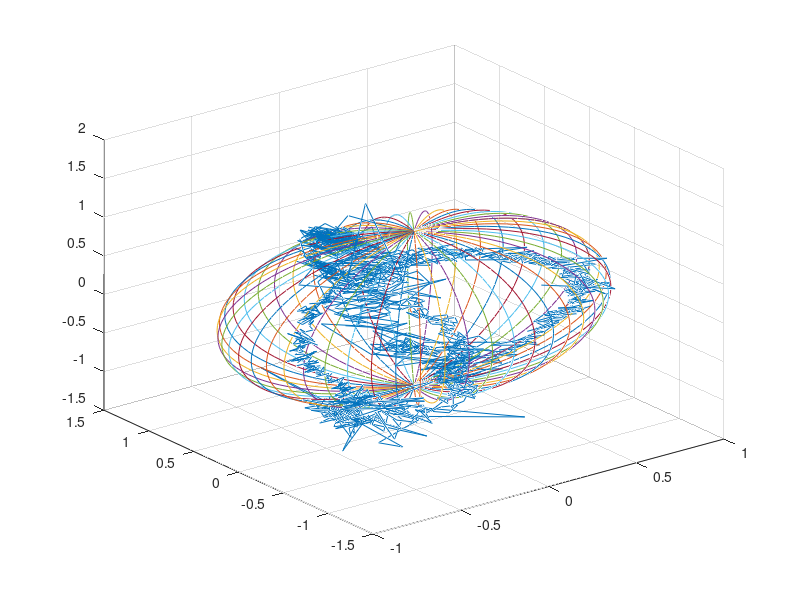

Write MATLAB code to recreate this figure.
x=[-0.68
-0.70
-0.71
-0.71
-0.71
-0.70
-0.71
-0.70
-0.71
-0.70
-0.65
-0.65
-0.65
-0.65
-0.65
-0.65
-0.65
-0.65
-0.65
-0.65
-0.65
-0.65
-0.65
-0.65
-0.65
-0.65
-0.65
-0.65
-0.65
-0.65
-0.65
-0.65
-0.65
-0.65
-0.65
-0.65
-0.65
-0.65
-0.65
-0.65
-0.65
-0.65
-0.64
-0.64
-0.65
-0.64
-0.64
-0.64
-0.64
-0.65
-0.64
-0.64
-0.64
-0.64
-0.64
-0.64
-0.64
-0.64
-0.64
-0.64
-0.64
-0.64
-0.64
-0.64
-0.64
-0.64
-0.64
-0.64
-0.64
-0.64
-0.64
-0.64
-0.64
-0.64
-0.64
-0.64
-0.64
-0.64
-0.64
-0.64
-0.64
-0.64
-0.64
-0.64
-0.64
-0.64
-0.64
-0.64
-0.63
-0.64
-0.64
-0.64
-0.63
-0.63
-0.64
-0.64
-0.64
-0.64
-0.63
-0.63
-0.64
-0.63
-0.63
-0.63
-0.63
-0.64
-0.63
-0.63
-0.89
-0.42
-0.37
-0.52
-0.65
-0.80
-0.67
-0.50
-0.59
-0.58
-0.54
-0.49
-0.54
-0.13
-0.83
-0.91
-0.56
-0.39
-0.65
-0.74
-0.47
-0.79
-0.53
-0.79
-0.61
-0.61
-0.82
-0.59
-0.70
-0.67
-0.64
-0.58
-0.71
-0.63
-0.75
-0.62
-0.61
-0.63
-0.69
-0.65
-0.85
-0.61
-0.71
-0.74
-0.79
-0.71
-0.63
-0.73
-0.69
-0.79
-0.77
-0.75
-0.73
-0.67
-0.82
-0.77
-0.72
-0.71
-0.69
-0.78
-0.76
-0.74
-0.76
-0.71
-0.78
-0.76
-0.78
-0.75
-0.73
-0.78
-0.77
-0.73
-0.81
-0.71
-0.77
-0.83
-0.70
-0.76
-0.79
-0.77
-0.75
-0.79
-0.73
-0.81
-0.81
-0.77
-0.81
-0.76
-0.84
-0.79
-0.83
-0.83
-0.81
-0.83
-0.78
-0.82
-0.79
-0.88
-0.82
-0.83
-0.87
-0.85
-0.85
-0.83
-0.80
-0.82
-0.87
-0.85
-0.85
-0.85
-0.89
-0.84
-0.91
-0.84
-0.93
-0.84
-0.89
-0.90
-0.81
-0.88
-0.88
-0.85
-0.85
-0.91
-0.88
-0.82
-0.86
-0.91
-0.90
-0.87
-0.81
-0.88
-0.88
-0.95
-0.83
-0.88
-0.84
-0.92
-0.89
-0.93
-0.80
-0.89
-0.99
-0.85
-0.81
-0.79
-0.94
-0.97
-0.86
-0.87
-0.93
-0.86
-0.88
-0.88
-0.91
-0.89
-0.85
-0.94
-0.84
-0.86
-0.89
-0.86
-0.90
-0.82
-0.86
-0.85
-0.85
-0.86
-0.91
-0.86
-0.82
-0.90
-0.81
-0.86
-0.83
-0.85
-0.88
-0.87
-0.85
-0.83
-0.83
-0.85
-0.86
-0.84
-0.83
-0.86
-0.85
-0.87
-0.83
-0.82
-0.84
-0.83
-0.84
-0.83
-0.78
-0.78
-0.76
-0.74
-0.78
-0.79
-0.71
-0.67
-0.83
-0.84
-0.72
-0.75
-0.83
-0.78
-0.72
-0.81
-0.77
-0.72
-0.76
-0.80
-0.73
-0.73
-0.75
-0.73
-0.76
-0.76
-0.70
-0.72
-0.74
-0.68
-0.75
-0.79
-0.73
-0.74
-0.78
-0.72
-0.77
-0.80
-0.74
-0.76
-0.72
-0.71
-0.74
-0.73
-0.61
-0.59
-0.67
-0.73
-0.64
-0.59
-0.69
-0.74
-0.62
-0.62
-0.67
-0.64
-0.63
-0.68
-0.67
-0.62
-0.56
-0.63
-0.64
-0.62
-0.59
-0.61
-0.67
-0.62
-0.59
-0.61
-0.65
-0.58
-0.57
-0.60
-0.59
-0.53
-0.55
-0.55
-0.56
-0.51
-0.51
-0.57
-0.55
-0.55
-0.55
-0.45
-0.36
-0.46
-0.52
-0.45
-0.39
-0.41
-0.40
-0.41
-0.46
-0.49
-0.35
-0.30
-0.45
-0.42
-0.32
-0.35
-0.37
-0.36
-0.36
-0.37
-0.38
-0.42
-0.36
-0.32
-0.39
-0.39
-0.35
-0.37
-0.36
-0.32
-0.31
-0.30
-0.36
-0.47
-0.30
-0.29
-0.24
-0.24
-0.37
-0.40
-0.22
-0.15
-0.28
-0.30
-0.22
-0.19
-0.21
-0.20
-0.20
-0.24
-0.24
-0.12
-0.07
-0.18
-0.21
-0.16
-0.18
-0.14
-0.12
-0.16
-0.19
-0.14
-0.16
-0.14
-0.10
-0.09
-0.10
-0.17
-0.14
0.03
-0.08
-0.16
-0.15
-0.10
-0.05
-0.11
-0.11
-0.08
-0.06
-0.12
-0.06
-0.09
-0.06
-0.04
0.02
0.04
0.01
-0.17
-0.05
0.16
0.05
-0.03
-0.01
0.05
0.09
0.03
-0.02
0.06
0.01
0.10
0.07
0.06
0.05
0.04
0.16
0.06
0.13
0.10
0.09
0.16
0.17
0.12
0.07
0.12
0.18
0.14
0.13
0.15
0.20
0.16
0.14
0.16
0.16
0.17
0.16
0.21
0.18
0.20
0.24
0.19
0.17
0.22
0.19
0.21
0.20
0.28
0.16
0.12
0.29
0.31
0.27
0.22
0.29
0.27
0.23
0.36
0.32
0.29
0.29
0.29
0.33
0.35
0.33
0.36
0.35
0.33
0.27
0.37
0.43
0.37
0.39
0.36
0.38
0.48
0.33
0.30
0.51
0.47
0.37
0.34
0.42
0.47
0.41
0.44
0.51
0.44
0.43
0.49
0.53
0.44
0.42
0.48
0.56
0.47
0.46
0.53
0.52
0.49
0.51
0.47
0.50
0.53
0.53
0.50
0.50
0.54
0.55
0.54
0.57
0.48
0.52
0.52
0.49
0.61
0.61
0.57
0.57
0.53
0.63
0.61
0.59
0.67
0.63
0.60
0.62
0.64
0.64
0.58
0.63
0.67
0.58
0.63
0.63
0.64
0.73
0.65
0.59
0.66
0.68
0.75
0.64
0.64
0.71
0.67
0.68
0.72
0.69
0.71
0.64
0.63
0.71
0.61
0.87
0.59
0.70
0.75
0.65
0.75
0.78
0.83
0.72
0.64
0.72
0.68
0.81
0.70
0.70
0.74
0.76
0.66
0.76
0.75
0.77
0.80
0.77
0.73
0.74
0.71
0.68
0.76
0.72
0.67
0.69
0.83
0.76
0.80
0.82
0.83
0.78
0.75
0.77
0.80
0.78
0.78
0.76
0.75
0.85
0.83
0.81
0.72
0.75
0.82
0.87
0.78
0.81
0.84
0.77
0.83
0.80
0.85
0.91
0.76
0.82
0.88
0.81
0.88
0.83
0.78
0.87
0.91
0.78
0.80
0.86
0.80
0.85
0.84
0.90
0.79
0.82
0.88
0.91
0.87
0.88
0.94
0.83
0.88
0.78
0.83
0.98
0.86
0.80
0.94
0.84
0.88
0.88
0.82
0.92
0.82
0.81
0.92
0.81
0.83
0.88
0.83
0.81
0.90
0.84
0.84
0.88
0.91
0.83
0.85
0.80
0.95
0.83
0.84
0.81
0.88
0.82
0.83
0.87
0.83
0.80
0.85
0.84
0.85
0.80
0.81
0.82
0.85
0.80
0.82
0.92
0.84
0.84
0.80
0.74
0.81
0.76
0.81
0.83
0.80
0.79
0.84
0.84
0.82
0.86
0.86
0.80
0.85
0.80
0.85
0.80
0.85
0.73
0.73
0.74
0.85
0.86
0.79
0.77
0.82
0.92
0.88
0.64
0.71
0.92
0.76
0.79
0.74
0.76
0.89
0.78
0.79
0.87
0.76
0.72
0.82
0.84
0.81
0.81
0.79
0.74
0.87
0.78
0.75
0.78
0.74
0.79
0.83
0.74
0.81
0.73
0.71
0.85
0.81
0.75
0.74
0.77
0.82
0.77
0.69
0.77
0.79
0.76
0.70
0.70
0.80
0.80
0.61
0.84
0.71
0.78
0.72
0.78
0.66
0.66
0.67
0.80
0.72
0.70
0.62
0.71
0.73
0.72
0.64
0.60
0.68
0.65
0.59
0.70
0.63
0.63
0.64
0.62
0.65
0.58
0.62
0.65
0.63
0.48
0.62
0.50
0.57
0.56
0.53
0.52
0.57
0.53
0.49
0.57
0.53
0.46
0.53
0.44
0.43
0.51
0.46
0.48
0.48
0.35
0.48
0.44
0.47
0.50
0.36
0.35
0.44
0.49
0.38
0.37
0.36
0.38
0.38
0.31
0.25
0.30
0.49
0.38
0.15
0.25
0.27
0.36
0.26
0.23
0.16
0.30
0.30
0.31
0.21
0.28
0.14
0.37
0.15
0.19
0.20
0.21
0.23
0.32
0.23
0.20
0.19
0.28
0.25
0.16
0.27
0.25
0.18
0.25
0.16
0.13
0.31
0.34
0.28
0.25
0.22
0.23
0.27
0.33
0.27
0.16
0.23
0.19
0.31
0.38
0.34
0.22
0.19
0.27
0.25
0.35
0.18
0.32
0.39
0.36
0.22
0.26
0.30
0.29
0.25
0.30
0.32
0.41
0.32
0.35
0.21
0.33
0.33
0.27
0.28
0.33
0.30
0.43
0.46
0.17
0.34
0.26
0.27
0.25
0.32
0.31
0.42
0.36
0.47
0.23
0.34
0.26
0.49
0.41
0.45
0.39
0.27
0.42
0.62
0.38
0.37
0.51
0.51
0.29
0.51
0.49
0.40
0.35
0.48
0.45
0.47
0.51
0.34
0.05
0.28
0.84
0.36
0.05
0.31
0.52
0.38
0.26
0.32
0.43
0.46
0.33
0.27
0.29
0.35
0.33
0.28
0.29
0.30
0.31
0.31
0.32
0.32
0.27
0.26
0.31
0.35
0.32
0.24
0.23
0.30
0.33
0.33
0.23
0.25
0.32
0.27
0.19
0.22
0.36
0.30
0.14
0.19
0.30
0.28
0.21
0.24
0.32
0.30
0.22
0.18
0.27
0.27
0.22
0.18
0.20
0.32
0.26
0.20
0.21
0.22
0.28
0.21
0.17
0.27
0.25
0.09
0.18
0.25
0.27
0.27
0.15
0.15
0.24
0.27
0.23
0.29
0.29
0.11
0.08
0.13
0.22
0.21
0.18
0.16
0.15
0.19
0.26
0.33
0.47
0.27
0.05
-0.01
0.06
0.23
0.34
0.23
0.08
0.15
0.25
0.17
0.08
0.12
0.24
0.30
0.20
0.06
0.09
0.23
0.30
0.24
0.16
0.08
0.11
0.23
0.32
0.26
0.07
0.03
0.22
0.35
0.23
0.03
0.03
0.25
0.37
0.24
0.05
0.03
0.19
0.34
0.34
0.16
0.02
0.12
0.27
0.22
0.09
0.07
0.17
0.28
0.26
0.16
0.08
0.11
0.20
0.25
0.22
0.17
0.15
0.14
0.14
0.16
0.16
0.18
0.19
0.16
0.12
0.11
0.16
0.17
0.12
0.06
0.08
0.17
0.21
0.16
0.08
0.06
0.12
0.15
0.15
0.10
0.04
0.06
0.14
0.15
0.04
0.00
0.05
0.11
0.10
0.06
0.06
0.11
0.11
0.06
0.02
0.05
0.08
0.06
0.05
0.06
0.08
0.06
0.04
0.04
0.05
0.08
0.05
-0.02
-0.04
0.01
0.06
0.10
0.05
-0.01
-0.02
0.06
0.08
0.03
0.01
0.03
0.05
0.02
-0.04
-0.04
0.02
0.05
0.03
0.00
-0.02
0.00
0.03
0.00
-0.01
-0.00
0.01
-0.01
-0.05
-0.04
-0.00
0.00
-0.02
-0.03
-0.03
-0.01
0.01
-0.01
-0.06
-0.06
-0.02
0.01
0.01
-0.01
-0.04
-0.05
-0.03
-0.01
-0.02
-0.03
-0.03
-0.04
-0.06
-0.06
-0.03
-0.00
-0.03
-0.01
-0.00
-0.03
-0.06
-0.05
-0.03
-0.04
-0.04
-0.01
0.00
-0.03
-0.07
-0.04
-0.01
-0.03
-0.05
-0.04
0.00
-0.02
-0.09
-0.09
-0.02
0.01
-0.04
-0.07
-0.09
-0.06
-0.01
0.02
-0.01
-0.09
-0.15
-0.10
-0.02
-0.02
-0.06
-0.10
-0.09
-0.02
-0.02
-0.10
-0.15
-0.13
-0.07
-0.03
-0.03
-0.08
-0.13
-0.16
-0.10
-0.04
-0.04
-0.10
-0.14
-0.09
-0.03
-0.08
-0.17
-0.15
-0.10
-0.11
-0.15
-0.15
-0.12
-0.12
-0.13
-0.14
-0.17
-0.17
-0.12
-0.12
-0.17
-0.17
-0.15
-0.14
-0.14
-0.14
-0.15
-0.15
-0.16
-0.16
-0.13
-0.17
-0.20
-0.18
-0.11
-0.12
-0.19
-0.25
-0.19
-0.09
-0.15
-0.25
-0.22
-0.15
-0.11
-0.15
-0.21
-0.23
-0.19
-0.16
-0.18
-0.23
-0.22
-0.16
-0.14
-0.17
-0.21
-0.24
-0.25
-0.18
-0.11
-0.15
-0.24
-0.27
-0.19
-0.16
-0.20
-0.21
-0.21
-0.22
-0.19
-0.14
-0.19
-0.29
-0.29
-0.20
-0.14
-0.17
-0.30
-0.32
-0.19
-0.09
-0.19
-0.32
-0.31
-0.21
-0.17
-0.23
-0.30
-0.29
-0.23
-0.19
-0.25
-0.35
-0.29
-0.18
-0.18
-0.27
-0.30
-0.28
-0.27
-0.27
-0.29
-0.31
-0.32
-0.29
-0.28
-0.20
-0.15
-0.27
-0.42
-0.39
-0.22
-0.17
-0.25
-0.33
-0.30
-0.27
-0.23
-0.24
-0.32
-0.40
-0.26
-0.17
-0.16
-0.24
-0.28
-0.22
-0.22
-0.32
-0.38
-0.28
-0.10
0.03
-0.11
-0.41
-0.53
-0.39
-0.19
-0.18
-0.17
-0.13
-0.15
-0.19
-0.19
-0.18
-0.19
-0.21
-0.24
-0.22
-0.16
-0.13
-0.14
-0.20
-0.26
-0.28
-0.26
-0.25
-0.25
-0.21
-0.20
-0.20
-0.23
-0.25
-0.29
-0.30
-0.27
-0.20
-0.15
-0.15
-0.20
-0.23
-0.21
-0.22
-0.23
-0.22
-0.19
-0.19
-0.20
-0.23
-0.23
-0.22
-0.21
-0.13
-0.06
-0.18
-0.33
-0.36
-0.24
-0.14
-0.12
-0.26
-0.44
-0.35
-0.15
0.04
-0.13
-0.38
-0.44
-0.49
-0.35
-0.24
-0.22
-0.43
-0.53
-0.56
-0.33
-0.12
-0.11
-0.28
-0.52
-0.53
-0.29
-0.04
-0.04
-0.12
-0.35
-0.52
-0.53
-0.38
-0.18
-0.11
-0.21
-0.40
-0.50
-0.37
-0.22
-0.27
-0.41
-0.47
-0.43
-0.29
-0.12
-0.23
-0.42
-0.64
-0.74
-0.56
-0.32
-0.30
-0.38
-0.40
-0.37
-0.27
-0.19
-0.07
-0.18
-0.36
-0.44
-0.74
-0.49
0.16
0.44
-0.12
-0.55
-0.48
-0.21
-0.06
-0.25
-0.40
-0.44
-0.45
-0.38
-0.30
-0.38
-0.46
-0.48
-0.47
-0.48
-0.47
-0.37
-0.28
-0.29
-0.34
-0.40
-0.28
-0.21
-0.43
-0.54
-0.39
-0.35
-0.43
-0.50
-0.42
-0.15
-0.17
-0.52
-0.55
-0.27
-0.10
-0.34
-0.55
-0.45
-0.25
-0.21
-0.29
-0.44
-0.46
-0.32
-0.27
-0.31
-0.38
-0.46
-0.42
-0.26
-0.26
-0.38
-0.44
-0.34
-0.26
-0.29
-0.35
-0.30
-0.26
-0.31
-0.33
-0.26
-0.26
-0.33
-0.33
-0.25
-0.20
-0.31
-0.35
-0.31
-0.20
-0.15
-0.22
-0.29
-0.31
-0.25
-0.20
-0.20
-0.24
-0.25
-0.25
-0.23
-0.21
-0.21
-0.24
-0.20
-0.20
-0.20
-0.21
-0.23
-0.21
-0.17
-0.18
-0.22
-0.27
-0.23
-0.15
-0.17
-0.19
-0.24
-0.17
-0.07
-0.07
-0.19
-0.21
-0.15
-0.23
-0.24
-0.16
-0.13
-0.20
-0.17
-0.21
-0.25
-0.17
-0.12
-0.25
-0.27
-0.21
-0.19
-0.28
-0.22
-0.14
-0.22
-0.30
-0.27
-0.30
-0.28
-0.15
-0.18
-0.28
-0.32
-0.24
-0.16
-0.19
-0.31
-0.34
-0.18
-0.17
-0.27
-0.27
-0.24
-0.22
-0.28
-0.32
-0.24
-0.16
-0.21
-0.27
-0.24
-0.22
-0.19
-0.16
-0.18
-0.20
-0.22
-0.17
-0.12
-0.13
-0.17
-0.24
-0.20
-0.12
-0.10
-0.22
-0.24
-0.15
-0.09
-0.15
-0.15
-0.15
-0.15
-0.18
-0.20
-0.18
-0.15
-0.19
-0.22
-0.14
-0.09
-0.14
-0.16
-0.15
-0.18
-0.18
-0.12
-0.14
-0.13
-0.15
-0.21
-0.21
-0.15
-0.17
-0.17
-0.16
-0.18
-0.21
-0.15
-0.13
-0.15
-0.21
-0.18
-0.09
-0.12
-0.22
-0.21
-0.13
-0.16
-0.22
-0.19
-0.14
-0.25
-0.32
-0.20
-0.12
-0.21
-0.29
-0.27
-0.25
-0.28
-0.28
-0.30
-0.31
-0.24
-0.40
-0.34
-0.30
-0.26
-0.31
-0.36
-0.32
0.12
-0.30
-0.41
-0.20
-0.23
-0.41
-0.31
-0.30
-0.36
-0.33
-0.31
-0.31
-0.39
-0.43
-0.35
-0.27
-0.39
-0.49
-0.43
-0.31
-0.38
-0.52
-0.33
-0.27
-0.51
-0.51
-0.37
-0.35
-0.46
-0.44
-0.41
-0.37
-0.41
-0.50
-0.50
-0.38
-0.40
-0.45
-0.43
-0.43
-0.43
-0.43
-0.47
-0.46
-0.43
-0.29
-0.51
-0.44
-0.37
-0.74
-0.46
-0.44
-0.46
-0.44
-0.47
-0.54
-0.52
-0.50
-0.50
-0.47
-0.46
-0.45
-0.59
-0.48
-0.42
-0.48
-0.50
-0.46
-0.54
-0.45
-0.49
-0.46
-0.48
-0.49
-0.46
-0.49
-0.47
-0.51
-0.59
-0.53
-0.45
-0.46
-0.59
-0.64
-0.58
-0.49
-0.56
-0.51
-0.42
-0.48
-0.45
-0.46
-0.46
-0.57
-0.54
-0.20
-0.40
-0.63
-0.44
-0.35
-0.54
-0.46
-0.41
-0.47
-0.42
-0.44
-0.52
-0.44
-0.44
-0.47
-0.46
-0.54
-0.51
-0.37
-0.45
-0.53
-0.42
-0.40
-0.42
-0.50
-0.52
-0.39
-0.44
-0.50
-0.48
-0.42
-0.47
-0.48
-0.47
-0.43
-0.45
-0.44
-0.42
-0.45
-0.39
-0.54
-0.45
-0.40
-0.35
-0.44
-0.53
-0.31
-0.46
-0.42
-0.30
-0.47
-0.50
-0.29
-0.41
-0.45
-0.41
-0.41
-0.32
-0.40
-0.43
-0.42
-0.43
-0.28
-0.37
-0.46
-0.37
-0.37
-0.46
-0.39
-0.37
-0.41
-0.42
-0.42
-0.40
-0.35
-0.39
-0.43
-0.42
-0.36
-0.32
-0.42
-0.41
-0.37
-0.33
-0.43
-0.44
-0.38
-0.34
-0.38
-0.43
-0.38
-0.33
-0.40
-0.40
-0.35
-0.40
-0.44
-0.33
-0.38
-0.41
-0.40
-0.45
-0.35
-0.31
-0.47
-0.37
-0.30
-0.45
-0.36
-0.34
-0.39
-0.39
-0.35
-0.40
-0.40
-0.36
-0.38
-0.41
-0.36
-0.38
-0.40
-0.39
-0.37
-0.38
-0.38
-0.37
-0.41
-0.40
-0.36
-0.41
-0.43
-0.35
-0.39
-0.42
-0.35
-0.40
-0.38
-0.36
-0.43
-0.37
-0.38
-0.37
-0.39
-0.40
-0.41
-0.38
-0.38
-0.37
-0.43
-0.44
-0.45
-0.36
-0.39
-0.53
-0.37
-0.25
-0.31
-0.49
-0.46
-0.28
-0.25
-0.52
-0.45
-0.32
-0.39
-0.50
-0.43
-0.33
-0.39
-0.45
-0.37
-0.40
-0.46
-0.40
-0.39
-0.43
-0.40
-0.41
-0.46
-0.43
-0.36
-0.41
-0.40
-0.38
-0.36
-0.40
-0.44
-0.45
-0.38
-0.39
-0.42
-0.48
-0.49
-0.34
-0.36
-0.46
-0.38
-0.45
-0.52
-0.48
-0.34
-0.48
-0.61
-0.34
-0.36
-0.54
-0.45
-0.41
-0.41
-0.48
-0.47
-0.44
-0.49
-0.47
-0.46
-0.49
-0.46
-0.43
-0.45
-0.44
-0.41
-0.43
-0.47
-0.43
-0.41
-0.52
-0.43
-0.34
-0.37
-0.48
-0.48
-0.37
-0.42
-0.49
-0.51
-0.47
-0.52
-0.38
-0.29
-0.45
-0.58];
z=[ -0.42
 -0.43
 -0.42
 -0.43
 -0.43
 -0.43
 -0.42
 -0.43
 -0.43
 -0.44
 -0.44
 -0.44
 -0.44
 -0.44
 -0.44
 -0.45
 -0.44
 -0.44
 -0.44
 -0.44
 -0.44
 -0.44
 -0.44
 -0.44
 -0.44
 -0.44
 -0.44
 -0.44
 -0.44
 -0.44
 -0.44
 -0.44
 -0.44
 -0.44
 -0.44
 -0.44
 -0.44
 -0.44
 -0.44
 -0.44
 -0.45
 -0.44
 -0.44
 -0.44
 -0.44
 -0.45
 -0.44
 -0.43
 -0.44
 -0.45
 -0.44
 -0.44
 -0.44
 -0.44
 -0.44
 -0.44
 -0.44
 -0.46
 -0.43
 -0.43
 -0.43
 -0.45
 -0.45
 -0.43
 -0.43
 -0.45
 -0.44
 -0.44
 -0.44
 -0.44
 -0.45
 -0.44
 -0.43
 -0.44
 -0.45
 -0.45
 -0.44
 -0.44
 -0.44
 -0.45
 -0.44
 -0.45
 -0.46
 -0.45
 -0.44
 -0.44
 -0.45
 -0.45
 -0.44
 -0.44
 -0.44
 -0.45
 -0.46
 -0.45
 -0.44
 -0.44
 -0.44
 -0.45
 -0.44
 -0.44
 -0.44
 -0.45
 -0.45
 -0.44
 -0.44
 -0.44
 -0.44
 -0.44
 -0.48
 -0.55
 -0.52
 -0.45
 -0.44
 -0.38
 -0.43
 -0.47
 -0.44
 -0.37
 -0.55
 -0.44
 -0.43
 -0.61
 -0.37
 -0.33
 -0.53
 -0.45
 -0.45
 -0.40
 -0.56
 -0.43
 -0.47
 -0.38
 -0.46
 -0.45
 -0.40
 -0.40
 -0.40
 -0.37
 -0.36
 -0.40
 -0.34
 -0.25
 -0.34
 -0.39
 -0.31
 -0.31
 -0.33
 -0.37
 -0.31
 -0.38
 -0.33
 -0.34
 -0.31
 -0.32
 -0.29
 -0.27
 -0.28
 -0.29
 -0.30
 -0.26
 -0.23
 -0.25
 -0.23
 -0.27
 -0.28
 -0.25
 -0.24
 -0.22
 -0.27
 -0.23
 -0.23
 -0.21
 -0.22
 -0.18
 -0.21
 -0.21
 -0.23
 -0.18
 -0.21
 -0.21
 -0.16
 -0.17
 -0.18
 -0.15
 -0.18
 -0.15
 -0.14
 -0.14
 -0.13
 -0.13
 -0.09
 -0.09
 -0.11
 -0.09
 -0.08
 -0.10
 -0.08
 -0.07
 -0.07
 -0.05
 -0.05
 -0.05
 -0.03
 -0.04
 -0.03
 -0.00
 0.00
 -0.02
 0.02
 0.01
 0.02
 0.01
 0.04
 0.01
 0.06
 0.05
 0.03
 0.04
 0.06
 0.05
 0.05
 0.05
 0.07
 0.06
 0.07
 0.08
 0.05
 0.08
 0.07
 0.06
 0.07
 0.12
 0.10
 0.10
 0.11
 0.11
 0.11
 0.10
 0.10
 0.12
 0.13
 0.14
 0.11
 0.14
 0.16
 0.16
 0.17
 0.15
 0.16
 0.20
 0.20
 0.14
 0.18
 0.18
 0.21
 0.21
 0.17
 0.20
 0.24
 0.22
 0.25
 0.27
 0.25
 0.24
 0.24
 0.27
 0.27
 0.27
 0.29
 0.29
 0.30
 0.29
 0.32
 0.30
 0.32
 0.35
 0.33
 0.31
 0.32
 0.42
 0.30
 0.34
 0.33
 0.33
 0.37
 0.37
 0.36
 0.33
 0.36
 0.36
 0.37
 0.38
 0.39
 0.41
 0.41
 0.43
 0.36
 0.38
 0.43
 0.43
 0.45
 0.43
 0.42
 0.45
 0.45
 0.48
 0.47
 0.48
 0.50
 0.51
 0.51
 0.53
 0.52
 0.52
 0.53
 0.52
 0.52
 0.54
 0.52
 0.54
 0.53
 0.54
 0.56
 0.56
 0.58
 0.55
 0.57
 0.55
 0.55
 0.54
 0.57
 0.58
 0.57
 0.59
 0.59
 0.58
 0.60
 0.59
 0.60
 0.60
 0.62
 0.62
 0.60
 0.62
 0.61
 0.61
 0.62
 0.59
 0.63
 0.63
 0.62
 0.64
 0.66
 0.67
 0.63
 0.63
 0.63
 0.60
 0.66
 0.67
 0.65
 0.66
 0.64
 0.70
 0.65
 0.68
 0.67
 0.67
 0.72
 0.68
 0.70
 0.72
 0.72
 0.71
 0.67
 0.74
 0.74
 0.71
 0.73
 0.70
 0.71
 0.73
 0.73
 0.74
 0.76
 0.75
 0.76
 0.74
 0.75
 0.76
 0.76
 0.76
 0.73
 0.73
 0.74
 0.82
 0.75
 0.78
 0.78
 0.80
 0.77
 0.78
 0.81
 0.81
 0.81
 0.81
 0.80
 0.82
 0.82
 0.83
 0.82
 0.80
 0.83
 0.83
 0.80
 0.82
 0.83
 0.83
 0.82
 0.82
 0.81
 0.83
 0.81
 0.81
 0.82
 0.83
 0.81
 0.83
 0.84
 0.79
 0.87
 0.85
 0.83
 0.84
 0.82
 0.82
 0.84
 0.79
 0.83
 0.82
 0.82
 0.84
 0.84
 0.81
 0.83
 0.84
 0.84
 0.83
 0.82
 0.83
 0.83
 0.85
 0.86
 0.86
 0.82
 0.84
 0.88
 0.86
 0.88
 0.87
 0.83
 0.84
 0.85
 0.86
 0.87
 0.86
 0.83
 0.70
 0.76
 0.87
 0.70
 0.80
 0.69
 0.70
 0.83
 0.78
 0.83
 0.81
 0.78
 0.86
 0.83
 0.81
 0.81
 0.80
 0.84
 0.81
 0.79
 0.78
 0.83
 0.82
 0.78
 0.81
 0.78
 0.81
 0.82
 0.78
 0.79
 0.76
 0.80
 0.78
 0.82
 0.80
 0.78
 0.79
 0.79
 0.80
 0.79
 0.80
 0.78
 0.80
 0.79
 0.78
 0.77
 0.77
 0.77
 0.79
 0.77
 0.76
 0.74
 0.77
 0.77
 0.74
 0.76
 0.74
 0.73
 0.74
 0.72
 0.73
 0.71
 0.70
 0.72
 0.70
 0.70
 0.71
 0.69
 0.68
 0.69
 0.68
 0.68
 0.67
 0.66
 0.65
 0.67
 0.65
 0.65
 0.66
 0.65
 0.67
 0.63
 0.63
 0.65
 0.65
 0.62
 0.63
 0.62
 0.63
 0.60
 0.61
 0.59
 0.58
 0.60
 0.62
 0.61
 0.60
 0.57
 0.59
 0.56
 0.59
 0.54
 0.55
 0.53
 0.54
 0.56
 0.53
 0.54
 0.55
 0.52
 0.53
 0.54
 0.53
 0.52
 0.51
 0.52
 0.53
 0.50
 0.51
 0.49
 0.48
 0.47
 0.47
 0.47
 0.47
 0.47
 0.48
 0.44
 0.44
 0.43
 0.42
 0.43
 0.45
 0.45
 0.43
 0.44
 0.44
 0.40
 0.41
 0.41
 0.40
 0.39
 0.37
 0.37
 0.39
 0.39
 0.37
 0.37
 0.35
 0.39
 0.38
 0.36
 0.36
 0.37
 0.37
 0.39
 0.38
 0.38
 0.36
 0.35
 0.34
 0.33
 0.35
 0.36
 0.33
 0.29
 0.29
 0.30
 0.25
 0.31
 0.28
 0.24
 0.24
 0.21
 0.26
 0.21
 0.23
 0.20
 0.22
 0.20
 0.22
 0.19
 0.20
 0.19
 0.19
 0.19
 0.14
 0.18
 0.14
 0.14
 0.14
 0.21
 0.13
 -0.08
 0.08
 0.14
 0.11
 0.09
 0.11
 0.08
 0.06
 0.07
 0.07
 0.07
 0.05
 0.04
 0.04
 0.03
 -0.07
 -0.01
 0.09
 -0.04
 -0.01
 0.01
 -0.04
 0.01
 -0.03
 -0.02
 -0.04
 -0.03
 -0.04
 -0.01
 -0.04
 -0.08
 -0.07
 -0.06
 -0.06
 -0.07
 -0.08
 -0.06
 -0.06
 -0.09
 -0.09
 -0.09
 -0.08
 -0.07
 -0.09
 -0.10
 -0.12
 -0.12
 -0.15
 -0.12
 -0.13
 -0.14
 -0.14
 -0.15
 -0.14
 -0.17
 -0.19
 -0.15
 -0.17
 -0.17
 -0.17
 -0.20
 -0.20
 -0.21
 -0.20
 -0.20
 -0.23
 -0.22
 -0.22
 -0.24
 -0.24
 -0.26
 -0.26
 -0.26
 -0.25
 -0.28
 -0.29
 -0.26
 -0.28
 -0.29
 -0.29
 -0.28
 -0.29
 -0.30
 -0.31
 -0.30
 -0.31
 -0.33
 -0.33
 -0.30
 -0.31
 -0.32
 -0.33
 -0.31
 -0.32
 -0.33
 -0.34
 -0.32
 -0.32
 -0.31
 -0.35
 -0.35
 -0.34
 -0.34
 -0.37
 -0.36
 -0.36
 -0.36
 -0.37
 -0.39
 -0.39
 -0.39
 -0.41
 -0.39
 -0.44
 -0.45
 -0.42
 -0.43
 -0.45
 -0.44
 -0.47
 -0.44
 -0.46
 -0.44
 -0.47
 -0.47
 -0.42
 -0.46
 -0.48
 -0.47
 -0.47
 -0.44
 -0.48
 -0.52
 -0.49
 -0.48
 -0.46
 -0.49
 -0.50
 -0.51
 -0.51
 -0.51
 -0.52
 -0.54
 -0.52
 -0.54
 -0.53
 -0.54
 -0.54
 -0.53
 -0.56
 -0.55
 -0.54
 -0.53
 -0.54
 -0.56
 -0.56
 -0.56
 -0.56
 -0.55
 -0.57
 -0.59
 -0.58
 -0.56
 -0.58
 -0.59
 -0.59
 -0.59
 -0.57
 -0.58
 -0.59
 -0.59
 -0.55
 -0.61
 -0.61
 -0.61
 -0.62
 -0.64
 -0.63
 -0.63
 -0.63
 -0.68
 -0.66
 -0.67
 -0.67
 -0.67
 -0.68
 -0.68
 -0.71
 -0.73
 -0.73
 -0.72
 -0.73
 -0.75
 -0.72
 -0.76
 -0.77
 -0.75
 -0.77
 -0.77
 -0.77
 -0.80
 -0.79
 -0.79
 -0.85
 -0.85
 -0.81
 -0.80
 -0.81
 -0.81
 -0.83
 -0.86
 -0.86
 -0.86
 -0.88
 -0.88
 -0.87
 -0.88
 -0.91
 -0.92
 -0.90
 -0.90
 -0.95
 -0.94
 -0.91
 -0.92
 -0.99
 -0.98
 -0.94
 -0.92
 -0.96
 -1.00
 -1.00
 -0.99
 -0.98
 -0.94
 -0.96
 -1.01
 -1.02
 -1.00
 -1.00
 -0.99
 -1.02
 -1.01
 -1.00
 -1.01
 -1.06
 -1.05
 -1.01
 -1.04
 -1.04
 -1.08
 -1.03
 -1.05
 -1.03
 -1.05
 -1.09
 -1.04
 -1.04
 -1.10
 -1.04
 -1.04
 -1.08
 -1.11
 -1.09
 -1.06
 -1.06
 -1.09
 -1.09
 -1.11
 -1.07
 -1.09
 -1.09
 -1.08
 -1.11
 -1.09
 -1.05
 -1.08
 -1.04
 -1.03
 -1.07
 -1.11
 -1.07
 -1.08
 -1.05
 -1.04
 -1.10
 -1.06
 -1.06
 -1.04
 -1.02
 -1.01
 -1.05
 -1.03
 -1.05
 -1.09
 -1.02
 -1.05
 -1.01
 -1.06
 -1.05
 -1.02
 -1.00
 -1.03
 -1.09
 -1.05
 -1.03
 -1.04
 -1.01
 -1.07
 -1.02
 -1.03
 -1.03
 -1.01
 -1.01
 -0.99
 -0.98
 -0.99
 -1.00
 -1.05
 -1.05
 -1.01
 -1.08
 -1.03
 -1.01
 -0.98
 -1.04
 -1.01
 -1.03
 -1.02
 -1.03
 -1.20
 -1.04
 -1.00
 -0.98
 -1.12
 -1.01
 -1.00
 -0.99
 -0.97
 -0.88
 -0.96
 -1.03
 -0.96
 -0.93
 -0.95
 -0.93
 -0.88
 -0.95
 -0.95
 -0.99
 -0.96
 -0.96
 -0.93
 -0.90
 -0.98
 -0.96
 -0.91
 -0.98
 -1.10
 -0.97
 -0.94
 -0.97
 -0.98
 -0.95
 -0.92
 -0.96
 -1.00
 -0.97
 -0.92
 -0.92
 -0.98
 -0.99
 -1.01
 -0.99
 -0.99
 -0.96
 -0.97
 -0.99
 -1.01
 -0.98
 -0.91
 -0.96
 -0.97
 -0.97
 -0.97
 -0.96
 -0.97
 -1.01
 -0.96
 -0.95
 -0.98
 -0.97
 -0.97
 -0.95
 -0.96
 -0.95
 -0.98
 -0.94
 -0.94
 -0.95
 -0.92
 -0.92
 -0.96
 -0.95
 -0.95
 -0.92
 -0.98
 -0.89
 -0.99
 -0.92
 -0.95
 -0.96
 -0.86
 -1.01
 -0.97
 -0.93
 -0.98
 -0.94
 -0.88
 -0.91
 -1.03
 -0.91
 -0.91
 -0.91
 -0.93
 -0.96
 -0.94
 -0.94
 -0.92
 -0.94
 -0.95
 -0.94
 -0.92
 -0.92
 -0.94
 -0.90
 -0.88
 -0.90
 -0.92
 -0.90
 -0.92
 -0.96
 -0.94
 -0.91
 -0.91
 -0.90
 -1.02
 -0.94
 -0.83
 -0.83
 -0.87
 -0.81
 -0.79
 -0.77
 -0.76
 -0.78
 -0.77
 -0.70
 -0.63
 -0.69
 -0.75
 -0.76
 -0.69
 -0.66
 -0.66
 -0.70
 -0.73
 -0.68
 -0.63
 -0.67
 -0.67
 -0.65
 -0.67
 -0.62
 -0.61
 -0.59
 -0.59
 -0.59
 -0.57
 -0.56
 -0.56
 -0.59
 -0.61
 -0.59
 -0.53
 -0.51
 -0.54
 -0.55
 -0.56
 -0.50
 -0.45
 -0.46
 -0.44
 -0.46
 -0.43
 -0.37
 -0.45
 -0.46
 -0.45
 -0.40
 -0.36
 -0.35
 -0.39
 -0.36
 -0.34
 -0.34
 -0.32
 -0.31
 -0.32
 -0.32
 -0.32
 -0.31
 -0.33
 -0.34
 -0.29
 -0.29
 -0.28
 -0.29
 -0.27
 -0.26
 -0.26
 -0.24
 -0.28
 -0.29
 -0.22
 -0.22
 -0.25
 -0.24
 -0.20
 -0.26
 -0.26
 -0.23
 -0.18
 -0.18
 -0.19
 -0.16
 -0.19
 -0.18
 -0.16
 -0.15
 -0.19
 -0.17
 -0.17
 -0.17
 -0.16
 -0.14
 -0.13
 -0.15
 -0.13
 -0.15
 -0.15
 -0.14
 -0.13
 -0.06
 -0.08
 -0.13
 -0.10
 -0.10
 -0.06
 -0.05
 -0.05
 -0.09
 -0.12
 -0.04
 -0.05
 -0.08
 -0.08
 -0.03
 -0.04
 -0.04
 -0.10
 -0.06
 0.02
 0.00
 -0.01
 -0.02
 -0.02
 -0.01
 0.00
 -0.04
 -0.02
 0.03
 0.04
 0.04
 0.03
 0.06
 0.11
 0.09
 0.06
 0.03
 0.04
 0.06
 0.13
 0.10
 0.03
 0.06
 0.11
 0.11
 0.13
 0.12
 0.12
 0.13
 0.12
 0.14
 0.15
 0.18
 0.18
 0.14
 0.16
 0.17
 0.20
 0.19
 0.15
 0.16
 0.18
 0.20
 0.23
 0.29
 0.29
 0.29
 0.28
 0.30
 0.29
 0.27
 0.32
 0.39
 0.34
 0.32
 0.35
 0.39
 0.36
 0.28
 0.35
 0.39
 0.37
 0.34
 0.37
 0.39
 0.35
 0.36
 0.39
 0.41
 0.41
 0.40
 0.40
 0.42
 0.47
 0.46
 0.43
 0.44
 0.50
 0.51
 0.44
 0.48
 0.53
 0.53
 0.51
 0.52
 0.52
 0.51
 0.51
 0.53
 0.58
 0.57
 0.53
 0.57
 0.57
 0.55
 0.57
 0.56
 0.56
 0.60
 0.58
 0.59
 0.60
 0.62
 0.60
 0.61
 0.65
 0.63
 0.61
 0.64
 0.66
 0.64
 0.62
 0.66
 0.67
 0.64
 0.66
 0.68
 0.67
 0.66
 0.68
 0.68
 0.71
 0.68
 0.71
 0.74
 0.74
 0.69
 0.71
 0.76
 0.79
 0.77
 0.73
 0.76
 0.79
 0.74
 0.76
 0.77
 0.76
 0.72
 0.79
 0.78
 0.78
 0.80
 0.83
 0.85
 0.80
 0.78
 0.80
 0.80
 0.82
 0.83
 0.80
 0.78
 0.80
 0.85
 0.83
 0.80
 0.85
 0.87
 0.83
 0.81
 0.84
 0.84
 0.79
 0.80
 0.84
 0.88
 0.86
 0.82
 0.80
 0.84
 0.86
 0.83
 0.84
 0.85
 0.83
 0.83
 0.87
 0.85
 0.85
 0.86
 0.84
 0.86
 0.84
 0.82
 0.86
 0.85
 0.84
 0.87
 0.87
 0.82
 0.85
 0.88
 0.85
 0.84
 0.88
 0.85
 0.86
 0.91
 0.84
 0.80
 0.86
 0.90
 0.86
 0.84
 0.80
 0.88
 0.85
 0.85
 0.86
 0.86
 0.85
 0.91
 0.90
 0.86
 0.88
 0.92
 0.89
 0.86
 0.85
 0.85
 0.89
 0.84
 0.89
 0.86
 0.98
 0.87
 0.88
 0.87
 0.88
 0.87
 0.89
 0.85
 0.84
 0.84
 0.87
 0.87
 0.87
 0.86
 0.84
 0.84
 0.84
 0.87
 0.88
 0.88
 0.88
 0.88
 0.88
 0.86
 0.87
 0.89
 0.86
 0.85
 0.88
 0.88
 0.84
 0.86
 0.86
 0.88
 0.87
 0.85
 0.87
 0.74
 0.89
 0.91
 0.84
 0.92
 0.87
 0.88
 0.87
 0.88
 0.85
 0.85
 0.89
 0.88
 0.87
 0.83
 0.91
 0.76
 0.86
 0.91
 0.89
 0.84
 0.80
 0.84
 0.88
 0.89
 0.86
 0.85
 0.85
 0.86
 0.71
 0.85
 0.87
 0.87
 0.84
 0.88
 0.87
 0.91
 0.85
 0.86
 0.87
 0.85
 0.86
 0.90
 0.83
 0.82
 0.80
 0.85
 0.82
 0.84
 0.83
 0.81
 0.83
 0.85
 0.81
 0.83
 0.83
 0.79
 0.81
 0.80
 0.80
 0.80
 0.78
 0.80
 0.62
 0.75
 0.88
 0.84
 0.82
 0.78
 0.84
 0.84
 0.82
 0.84
 0.80
 0.82
 0.82
 0.81
 0.78
 0.88
 0.74
 0.85
 0.72
 0.74
 0.74
 0.79
 0.86
 0.94
 0.88
 0.77
 0.84
 0.89
 0.83
 0.82
 0.80
 0.77
 0.75
 0.77
 0.77
 0.78
 0.76
 0.75
 0.77
 0.77
 0.77
 0.72
 0.73
 0.70
 0.72
 0.81
 0.78
 0.72
 0.86
 1.79
 0.78
 0.66
 0.68
 0.79
 0.75
 0.67
 0.66
 0.74
 0.66
 0.69
 0.63
 0.63
 0.65
 0.61
 0.66
 0.68
 0.61
 0.56
 0.59
 0.61
 0.61
 0.61
 0.60
 0.57
 0.61
 0.63
 0.58
 0.60
 0.56
 0.51
 0.49
 0.53
 0.51
 0.50
 0.49
 0.50
 0.50
 0.52
 0.45
 0.45
 0.42
 0.49
 0.47
 0.41
 0.38
 0.38
 0.44
 0.42
 0.38
 0.40
 0.35
 0.35
 0.36
 0.35
 0.31
 0.31
 0.34
 0.32
 0.32
 0.29
 0.26
 0.26
 0.29
 0.24
 0.25
 0.23
 0.24
 0.27
 0.24
 0.23
 0.21
 0.22
 0.18
 0.16
 0.13
 0.15
 0.16
 0.12
 0.17
 0.15
 0.14
 0.06
 0.11
 0.12
 0.07
 0.07
 0.05
 0.04
 0.02
 0.03
 0.04
 -0.03
 -0.03
 -0.02
 -0.01
 -0.07
 -0.06
 -0.07
 -0.09
 -0.09
 -0.13
 -0.14
 -0.14
 -0.13
 -0.16
 -0.17
 -0.18
 -0.18
 -0.17
 -0.21
 -0.21
 -0.21
 -0.25
 -0.23
 -0.28
 -0.30
 -0.29
 -0.27
 -0.28
 -0.29
 -0.32
 -0.35
 -0.36
 -0.33
 -0.32
 -0.34
 -0.42
 -0.37
 -0.38
 -0.41
 -0.39
 -0.39
 -0.41
 -0.44
 -0.42
 -0.47
 -0.47
 -0.41
 -0.43
 -0.49
 -0.46
 -0.52
 -0.54
 -0.52
 -0.50
 -0.50
 -0.52
 -0.47
 -0.51
 -0.46
 -0.48
 -0.55
 -0.55
 -0.53
 -0.54
 -0.55
 -0.56
 -0.57
 -0.51
 -0.54
 -0.58
 -0.53
 -0.54
 -0.53
 -0.55
 -0.59
 -0.58
 -0.57
 -0.55
 -0.56
 -0.59
 -0.62
 -0.57
 -0.57
 -0.58
 -0.67
 -0.70
 -0.68
 -0.71
 -0.67
 -0.68
 -0.65
 -0.71
 -0.73
 -0.73
 -0.75
 -0.78
 -0.79
 -0.79
 -0.77
 -0.79
 -0.80
 -0.80
 -0.81
 -0.80
 -0.80
 -0.81
 -0.77
 -0.81
 -0.78
 -0.83
 -0.81
 -0.80
 -0.82
 -0.94
 -0.83
 -0.85
 -0.86
 -0.86
 -0.81
 -0.81
 -0.88
 -0.87
 -0.88
 -0.86
 -0.90
 -0.84
 -0.83
 -0.87
 -0.91
 -0.90
 -0.85
 -0.92
 -0.94
 -0.87
 -0.94
 -0.96
 -0.93
 -0.90
 -0.92
 -0.93
 -0.94
 -0.91
 -0.95
 -0.96
 -1.00
 -0.96
 -0.94
 -0.95
 -0.98
 -0.99
 -0.96
 -0.97
 -0.97
 -0.98
 -0.97
 -0.97
 -0.99
 -0.99
 -1.09
 -0.97
 -1.01
 -1.03
 -1.04
 -0.99
 -0.99
 -0.99
 -1.01
 -0.97
 -0.98
 -0.99
 -1.00
 -0.95
 -0.97
 -0.98
 -0.98
 -0.91
 -0.96
 -1.03
 -0.98
 -0.94
 -0.97
 -0.94
 -0.99
 -0.96
 -0.97
 -0.96
 -0.96
 -0.98
 -0.97
 -0.94
 -0.97
 -1.04
 -0.93
 -0.98
 -0.91
 -0.95
 -0.98
 -0.96
 -1.00
 -1.05
 -0.99
 -1.01
 -0.98
 -1.00
 -0.99
 -0.91
 -0.91
 -1.05
 -1.08
 -0.96
 -0.96
 -1.02
 -0.99
 -0.97
 -0.99
 -0.99
 -1.00
 -1.01
 -1.03
 -1.01
 -1.00
 -1.00
 -1.03
 -1.01
 -0.99
 -1.06
 -1.04
 -1.05
 -1.06
 -1.07
 -1.07
 -1.04
 -1.01
 -1.05
 -1.06
 -1.07
 -1.06
 -1.08
 -1.09
 -1.08
 -1.04
 -1.05
 -1.06
 -1.08
 -1.08
 -1.10
 -1.09
 -1.08
 -1.03
 -1.07
 -1.10
 -1.12
 -1.03
 -1.03
 -1.09
 -1.07
 -1.13
 -1.13
 -1.05
 -1.11
 -1.11
 -1.04
 -1.06
 -1.09
 -1.09
 -1.10
 -1.10
 -1.09
 -1.06
 -1.11
 -1.14
 -1.08
 -1.08
 -1.10
 -1.10
 -1.07
 -1.05
 -1.09
 -1.05
 -1.08
 -1.08
 -1.12
 -1.10
 -1.09
 -1.05
 -1.10
 -1.11
 -1.09
 -1.06
 -1.08
 -1.11
 -1.10
 -1.08
 -1.08
 -1.06
 -1.11
 -1.11
 -1.12
 -1.10
 -1.11
 -1.09
 -1.08
 -1.06
 -1.09
 -1.10
 -1.10
 -1.09
 -1.07
 -1.03
 -1.06
 -1.09
 -1.11
 -1.09
 -1.11
 -1.10
 -1.07
 -1.10
 -1.11
 -1.09
 -1.13
 -1.11
 -1.08
 -1.10
 -1.09
 -1.10
 -1.09
 -1.09
 -1.07
 -1.07
 -1.09
 -1.09
 -1.07
 -1.09
 -1.08
 -1.09
 -1.10
 -1.09
 -1.07
 -1.08
 -1.08
 -1.08
 -1.06
 -1.12
 -1.12
 -1.11
 -1.13
 -1.09
 -1.11
 -1.09
 -1.11
 -1.09
 -1.09
 -1.09
 -1.11
 -1.10
 -1.08
 -1.05
 -1.04
 -1.06
 -1.05
 -1.03
 -1.04
 -1.15
 -1.17
 -1.12
 -1.05
 -1.06
 -1.18
 -1.13
 -1.07
 -1.11
 -1.06
 -1.03
 -1.02
 -1.10
 -1.12
 -1.09
 -1.13
 -1.12
 -1.09
 -1.07
 -1.10
 -1.08
 -1.08
 -1.11
 -1.10
 -1.09
 -1.12
 -1.09
 -1.09
 -1.11
 -1.13
 -1.12
 -1.05
 -1.01
 -1.04
 -1.08
 -1.09
 -1.07
 -1.05
 -1.10
 -1.13
 -1.08
 -1.09
 -1.10
 -1.06
 -1.05
 -1.11
 -1.08
 -1.03
 -1.03
 -1.10
 -1.02
 -1.02
 -1.00
 -1.04
 -1.07
 -1.07
 -1.10
 -1.06
 -1.06
 -1.05
 -1.03
 -1.02
 -1.02
 -1.04
 -1.05
 -1.07
 -1.08
 -1.08
 -1.06
 -1.09
 -1.06
 -1.03
 -1.07
 -1.09
 -1.09
 -1.06
 -1.08
 -1.09
 -1.05
 -1.03
 -1.04
 -1.03
 -1.06
 -1.14
 -1.12
 -1.05
 -0.96];
y=[ -0.68
 -0.67
 -0.67
 -0.67
 -0.67
 -0.67
 -0.68
 -0.67
 -0.67
 -0.67
 -0.71
 -0.70
 -0.71
 -0.71
 -0.71
 -0.71
 -0.71
 -0.71
 -0.71
 -0.71
 -0.71
 -0.71
 -0.71
 -0.71
 -0.71
 -0.71
 -0.71
 -0.71
 -0.71
 -0.71
 -0.71
 -0.71
 -0.71
 -0.71
 -0.71
 -0.71
 -0.71
 -0.71
 -0.71
 -0.71
 -0.71
 -0.71
 -0.71
 -0.71
 -0.71
 -0.71
 -0.71
 -0.71
 -0.71
 -0.71
 -0.71
 -0.71
 -0.71
 -0.71
 -0.71
 -0.72
 -0.72
 -0.71
 -0.72
 -0.72
 -0.72
 -0.70
 -0.71
 -0.71
 -0.71
 -0.71
 -0.71
 -0.71
 -0.72
 -0.71
 -0.71
 -0.71
 -0.71
 -0.72
 -0.71
 -0.71
 -0.72
 -0.71
 -0.71
 -0.72
 -0.72
 -0.72
 -0.72
 -0.72
 -0.72
 -0.72
 -0.72
 -0.72
 -0.72
 -0.72
 -0.72
 -0.72
 -0.72
 -0.72
 -0.72
 -0.72
 -0.72
 -0.72
 -0.72
 -0.72
 -0.72
 -0.72
 -0.72
 -0.72
 -0.72
 -0.72
 -0.72
 -0.72
 -0.86
 -0.72
 -0.84
 -0.79
 -0.70
 -0.61
 -0.69
 -0.80
 -0.74
 -0.75
 -0.74
 -0.80
 -0.78
 -0.47
 -0.68
 -0.54
 -0.73
 -0.87
 -0.67
 -0.65
 -0.82
 -0.72
 -0.69
 -0.75
 -0.72
 -0.72
 -0.77
 -0.68
 -0.73
 -0.71
 -0.69
 -0.71
 -0.71
 -0.66
 -0.80
 -0.74
 -0.67
 -0.70
 -0.70
 -0.74
 -0.76
 -0.71
 -0.72
 -0.71
 -0.73
 -0.71
 -0.67
 -0.70
 -0.69
 -0.70
 -0.71
 -0.69
 -0.65
 -0.66
 -0.72
 -0.73
 -0.70
 -0.67
 -0.67
 -0.71
 -0.71
 -0.69
 -0.68
 -0.67
 -0.71
 -0.67
 -0.70
 -0.69
 -0.70
 -0.69
 -0.73
 -0.67
 -0.69
 -0.65
 -0.70
 -0.70
 -0.65
 -0.67
 -0.70
 -0.69
 -0.67
 -0.70
 -0.65
 -0.67
 -0.66
 -0.66
 -0.65
 -0.66
 -0.68
 -0.63
 -0.66
 -0.68
 -0.62
 -0.65
 -0.61
 -0.62
 -0.60
 -0.63
 -0.58
 -0.61
 -0.61
 -0.57
 -0.60
 -0.58
 -0.56
 -0.60
 -0.57
 -0.57
 -0.58
 -0.56
 -0.57
 -0.58
 -0.59
 -0.55
 -0.60
 -0.56
 -0.57
 -0.55
 -0.54
 -0.52
 -0.57
 -0.53
 -0.56
 -0.55
 -0.53
 -0.54
 -0.54
 -0.55
 -0.55
 -0.53
 -0.51
 -0.55
 -0.54
 -0.55
 -0.51
 -0.54
 -0.50
 -0.49
 -0.50
 -0.52
 -0.45
 -0.50
 -0.52
 -0.49
 -0.45
 -0.46
 -0.52
 -0.54
 -0.51
 -0.47
 -0.49
 -0.45
 -0.48
 -0.45
 -0.43
 -0.45
 -0.43
 -0.45
 -0.43
 -0.46
 -0.44
 -0.42
 -0.46
 -0.44
 -0.40
 -0.45
 -0.39
 -0.39
 -0.43
 -0.42
 -0.40
 -0.35
 -0.51
 -0.41
 -0.44
 -0.44
 -0.40
 -0.40
 -0.42
 -0.46
 -0.42
 -0.42
 -0.44
 -0.37
 -0.36
 -0.37
 -0.37
 -0.37
 -0.52
 -0.43
 -0.39
 -0.39
 -0.37
 -0.41
 -0.40
 -0.36
 -0.34
 -0.33
 -0.36
 -0.37
 -0.27
 -0.29
 -0.38
 -0.34
 -0.28
 -0.32
 -0.37
 -0.33
 -0.32
 -0.34
 -0.30
 -0.29
 -0.36
 -0.32
 -0.28
 -0.27
 -0.28
 -0.34
 -0.30
 -0.28
 -0.25
 -0.27
 -0.23
 -0.24
 -0.30
 -0.29
 -0.25
 -0.27
 -0.26
 -0.26
 -0.28
 -0.26
 -0.24
 -0.30
 -0.34
 -0.28
 -0.40
 -0.27
 -0.24
 -0.24
 -0.27
 -0.33
 -0.23
 -0.22
 -0.30
 -0.28
 -0.29
 -0.30
 -0.28
 -0.27
 -0.26
 -0.27
 -0.31
 -0.28
 -0.32
 -0.25
 -0.31
 -0.26
 -0.26
 -0.30
 -0.29
 -0.25
 -0.24
 -0.26
 -0.25
 -0.24
 -0.25
 -0.28
 -0.22
 -0.23
 -0.17
 -0.23
 -0.20
 -0.19
 -0.28
 -0.29
 -0.26
 -0.25
 -0.23
 -0.25
 -0.27
 -0.27
 -0.31
 -0.27
 -0.24
 -0.24
 -0.32
 -0.25
 -0.35
 -0.12
 -0.07
 -0.20
 -0.36
 -0.23
 -0.22
 -0.22
 -0.23
 -0.19
 -0.19
 -0.19
 -0.29
 -0.22
 -0.15
 -0.18
 -0.18
 -0.22
 -0.23
 -0.22
 -0.17
 -0.14
 -0.08
 -0.17
 -0.41
 -0.22
 -0.29
 -0.16
 -0.12
 -0.23
 -0.36
 -0.24
 -0.16
 -0.18
 -0.20
 -0.34
 -0.20
 -0.20
 -0.29
 -0.22
 -0.22
 -0.33
 -0.34
 -0.17
 -0.22
 -0.27
 -0.27
 -0.26
 -0.23
 -0.24
 -0.23
 -0.27
 -0.23
 -0.24
 -0.28
 -0.22
 -0.19
 -0.16
 -0.24
 -0.21
 -0.21
-0.15
 -0.19
 -0.25
 -0.24
 -0.18
 -0.21
 -0.20
 -0.23
 -0.21
 -0.23
 -0.11
 -0.30
 -0.19
 -0.18
 -0.23
-0.23
-0.17
-0.31
 -0.23
 -0.12
-0.13
-0.11
 -0.22
 -0.25
-0.24
-0.34
-0.36
 -0.08
-0.18
-0.33
-0.31
-0.15
-0.32
-0.38
-0.19
-0.37
-0.14
-0.26
-0.35
-0.23
-0.24
-0.25
-0.28
-0.28
-0.31
-0.28
-0.29
-0.25
-0.25
-0.27
-0.27
-0.29
-0.21
-0.27
-0.28
-0.25
-0.28
-0.27
-0.28
-0.23
-0.25
-0.32
-0.32
-0.34
-0.31
-0.35
-0.23
-0.26
-0.34
-0.49
-0.34
-0.33
-0.32
-0.36
-0.43
-0.37
-0.28
-0.36
-0.38
-0.39
-0.35
-0.34
-0.37
-0.33
-0.35
-0.41
-0.43
-0.31
-0.32
-0.38
-0.33
-0.34
-0.35
-0.32
-0.37
-0.42
-0.35
-0.34
-0.35
-0.42
-0.39
-0.33
-0.25
-0.35
-0.45
-0.38
-0.34
-0.39
-0.36
-0.37
-0.33
-0.39
-0.39
-0.29
-0.37
-0.41
-0.34
-0.34
-0.38
-0.46
-0.46
-0.33
-0.29
-0.37
-0.42
-0.37
-0.46
-0.30
-0.35
-0.40
-0.34
-0.44
-0.44
-0.35
-0.39
-0.31
-0.38
-0.41
-0.37
-0.32
-0.29
-0.34
-0.45
-0.36
-0.34
-0.38
-0.33
-0.36
-0.39
-0.36
-0.40
-0.30
-0.37
-0.39
-0.33
-0.37
-0.34
-0.28
-0.31
-0.35
-0.34
-0.28
-0.31
-0.32
-0.36
-0.31
-0.33
-0.31
-0.25
-0.30
-0.22
-0.36
-0.13
-0.45
-0.32
-0.36
-0.26
-0.18
-0.49
-0.35
-0.40
-0.28
-0.40
-0.39
-0.33
-0.38
-0.28
-0.37
-0.28
-0.33
-0.33
-0.33
-0.33
-0.28
-0.29
-0.33
-0.48
-0.43
-0.30
-0.29
-0.38
-0.40
-0.47
-0.07
-0.62
-0.21
-0.43
-0.32
-0.26
-0.31
-0.41
-0.34
-0.34
-0.34
-0.39
-0.36
-0.39
-0.35
-0.16
-0.55
-0.20
-0.36
-0.31
-0.33
-0.36
-0.30
-0.34
-0.25
-0.34
-0.26
-0.26
-0.40
-0.35
-0.22
-0.24
-0.22
-0.25
-0.32
-0.23
-0.14
-0.26
-0.25
-0.15
-0.19
-0.20
-0.24
-0.14
-0.14
-0.16
-0.17
-0.11
-0.10
-0.18
-0.15
-0.13
-0.12
-0.17
-0.15
-0.11
-0.13
-0.13
-0.16
-0.17
-0.17
-0.12
-0.18
-0.09
-0.16
-0.16
-0.10
-0.22
-0.16
-0.11
-0.17
-0.14
-0.13
-0.16
-0.18
-0.14
-0.18
-0.14
-0.17
-0.20
-0.18
-0.12
-0.15
-0.15
-0.21
-0.14
-0.12
-0.12
-0.22
-0.18
-0.20
-0.17
-0.15
-0.17
-0.17
-0.13
-0.18
-0.18
-0.20
-0.15
-0.20
-0.20
-0.23
-0.19
-0.16
-0.23
-0.19
-0.17
-0.14
-0.19
-0.20
-0.18
-0.22
-0.28
-0.19
-0.21
-0.19
-0.20
-0.18
-0.14
-0.16
-0.16
-0.16
-0.09
-0.12
-0.14
-0.14
-0.11
-0.08
-0.15
-0.17
-0.12
-0.08
-0.05
-0.08
-0.13
-0.09
-0.10
-0.00
-0.05
-0.08
-0.09
-0.11
-0.08
-0.10
-0.06
-0.09
-0.09
-0.10
-0.03
0.02
-0.03
-0.12
-0.08
-0.04
-0.03
-0.11
-0.08
-0.03
-0.05
-0.06
-0.04
-0.06
-0.08
-0.09
-0.02
-0.01
-0.07
-0.09
-0.01
-0.02
-0.03
-0.05
-0.07
-0.00
-0.01
-0.05
-0.07
-0.03
-0.05
0.03
-0.03
-0.04
-0.03
-0.05
-0.03
-0.01
-0.05
-0.08
-0.04
-0.01
-0.03
-0.00
-0.03
-0.04
-0.03
-0.00
-0.00
-0.03
-0.04
-0.00
-0.08
-0.01
0.01
-0.01
-0.04
-0.13
0.04
0.08
-0.04
0.03
-0.02
-0.05
-0.04
0.01
0.01
-0.03
0.02
-0.04
-0.08
0.07
0.07
0.05
0.02
0.01
0.05
-0.04
0.01
0.00
-0.01
0.04
0.05
0.03
0.00
0.03
0.00
0.05
0.05
-0.02
0.01
-0.02
0.07
0.10
-0.07
-0.09
-0.03
0.05
0.08
0.00
-0.01
0.02
0.01
-0.05
-0.00
0.03
-0.02
-0.03
-0.00
0.01
-0.02
-0.02
0.04
0.08
0.05
0.02
-0.04
-0.08
0.05
0.09
0.09
-0.04
-0.04
0.10
0.11
0.10
0.04
0.05
0.06
0.06
0.07
0.12
0.15
0.11
0.05
0.06
0.18
0.18
0.19
0.14
0.11
0.07
0.18
0.25
0.24
0.21
0.12
0.17
0.27
0.16
0.29
0.23
0.19
0.19
0.31
0.34
0.13
0.22
0.09
0.24
0.21
0.13
0.26
0.29
0.32
0.27
0.27
0.20
0.19
0.27
0.18
0.33
0.26
0.25
0.18
0.14
0.14
0.25
0.27
0.22
0.25
0.25
0.25
0.33
0.30
0.14
0.22
0.17
0.23
0.24
-0.03
0.14
0.16
0.43
0.11
0.03
0.16
0.31
0.22
0.24
0.25
0.19
0.21
0.14
0.34
0.50
0.11
0.55
0.17
0.28
0.59
0.31
0.25
0.47
0.36
0.34
0.41
0.41
0.40
0.40
0.32
0.39
0.39
0.40
0.42
0.43
0.42
0.43
0.42
0.46
0.44
0.46
0.47
0.42
0.42
0.46
0.48
0.46
0.48
0.47
0.49
0.50
0.44
0.50
0.53
0.51
0.47
0.49
0.54
0.50
0.46
0.60
0.58
0.45
0.42
0.50
0.68
0.56
0.50
0.49
0.56
0.49
0.51
0.85
0.34
0.48
0.71
0.49
0.59
0.59
0.53
0.53
0.56
0.65
0.62
0.48
0.53
0.66
0.54
0.61
0.58
0.63
0.61
0.59
0.66
0.51
0.70
0.54
0.56
0.67
0.68
0.61
0.59
0.68
0.66
0.72
0.72
0.42
1.02
1.13
 0.45
0.50
0.80
0.74
0.70
0.92
0.89
0.44
0.61
0.98
0.96
0.89
0.76
0.66
0.89
0.96
0.83
0.87
0.98
0.91
0.78
0.81
1.04
1.02
0.77
0.79
0.95
0.96
0.98
0.80
0.81
1.06
1.05
0.89
0.87
0.93
0.94
1.07
1.13
0.93
0.75
1.05
1.17
0.88
0.74
0.96
1.08
1.04
0.96
0.99
0.97
0.95
0.96
1.06
1.04
1.02
1.05
0.97
0.93
0.94
1.03
1.03
1.06
1.09
0.97
0.99
1.11
1.10
0.96
0.90
1.00
1.10
1.19
1.08
0.94
1.09
1.13
0.98
0.97
1.11
1.03
0.90
1.11
1.18
1.00
1.02
1.12
1.06
0.97
1.04
1.11
1.13
1.12
1.01
1.04
1.03
1.07
1.06
1.14
1.14
1.03
1.07
1.03
0.98
1.20
1.28
1.05
0.90
 0.95
 0.91
1.10
1.24
1.11
0.92
 1.06
 1.27
1.01
1.01
1.18
1.08
1.06
1.07
0.91
 1.14
 1.11
0.96
1.08
1.08
1.16
 1.19
1.04
0.98
1.08
 1.08
 1.14
0.91
 0.97
 1.14
 1.20
 0.98
0.98
 1.01
 0.95
 1.19
 1.33
0.96
 0.84
 1.06
 1.08
 1.12
1.09
1.07
 1.02
 1.09
 1.01
 1.04
 1.13
 1.04
 0.99
 1.03
 1.02
 0.99
 1.07
 1.12
 1.09
 1.11
 1.02
 0.86
 0.98
 1.18
 1.10
 0.79
 0.91
 0.99
 0.81
0.79
 1.03
 1.10
 0.79
 0.89
 1.21
 1.11
 0.81
0.86
 1.08
 1.04
 0.91
 0.91
1.03
 1.01
 0.79
 0.94
 1.00
 1.03
1.12
 0.93
 0.72
 0.93
 0.98
 0.77
 0.79
 0.89
 1.07
 0.79
 0.60
 0.95
 0.93
 0.78
 0.83
 0.83
 0.87
 0.86
 0.90
 0.82
 0.77
 0.83
 0.83
 0.90
 0.68
 0.92
 0.85
 0.66
 0.83
 0.88
 0.67
 0.60
 0.78
 0.78
 0.68
 0.86
 0.94
 0.75
 0.64
 0.74
 0.82
 0.58
 0.72
 0.85
 0.60
 0.68
 0.84
 0.61
 0.65
 0.70
 0.69
 0.55
 0.67
 0.62
 0.59
 0.76
 0.51
 0.38
 0.62
 0.73
 0.67
 0.50
 0.53
 0.56
 0.59
 0.47
 0.69
 0.50
 0.40
 0.48
 0.61
 0.46
 0.31
 0.55
 0.64
 0.46
 0.46
 0.42
 0.50
 0.59
 0.46
 0.37
 0.42
 0.46
 0.54
 0.49
 0.31
 0.42
 0.56
 0.43
 0.25
 0.38
 0.50
 0.43
 0.28
 0.31
 0.34
 0.53
 0.36
 0.10
 0.20
 0.40
 0.40
 0.30
 0.39
 0.32
 0.21
 0.48
 0.20
 0.23
 0.47
 0.27
 0.27
 0.47
 0.16
 0.28
 0.31
 0.27
 0.35
 0.34
 0.08
 0.18
 0.42
 0.13
 -0.00
 0.40
 0.20
 0.00
 0.40
 0.33
 -0.13
 0.29
 0.49
 0.30
 0.02
 0.17
 0.39
 0.17
 0.23
 0.31
 0.14
 0.16
 0.25
 0.22
 0.07
 0.14
 0.46
 0.38
 0.26
 0.22
 0.23
 0.20
 0.15
 0.08
 0.41
 0.54
0.30
 0.16
 0.21
 0.17
 0.51
 0.62
 0.01
 0.03
 0.34
 0.41
 0.24
 0.15
 0.26
 0.33
 0.27
 0.22
 0.23
 0.24
 0.22
 0.23
 0.25
 0.23
 0.22
 0.28
 0.26
 0.19
 0.23
 0.24
 0.18
 0.20
 0.28
 0.27
 0.21
 0.17
 0.24
 0.27
 0.22
 0.22
 0.17
 0.17
 0.24
 0.21
 0.13
 0.21
 0.24
 0.20
 0.23
 0.23
 0.17
 0.20
 0.39
 0.35
 -0.00
 0.06
 0.34
 0.27
 0.04
 0.09
 0.13
 0.40
 0.17
 -0.08
0.19
 0.14
 0.03
 0.22
 -0.01
 0.00
 0.00
 -0.03
 0.01
 -0.07
 0.05
 -0.12
 -0.05
 -0.15
 -0.20
 0.02
 0.02
 -0.07
 -0.06
 -0.16
 -0.13
 -0.29
 -0.15
 -0.11
 -0.20
 -0.14
 -0.25
 -0.15
 0.02
 -0.20
 -0.47
 -0.37
 -0.27
 -0.18
 -0.18
 -0.28
 -0.24
 -0.34
 -0.34
 -0.02
 -0.18
 -0.47
 -0.21
 -0.04
 -0.36
 -0.40
 -0.20
 -0.07
 -0.21
 -0.32
 -0.13
 0.10
 -0.34
 -0.45
 -0.16
 0.18
-0.14
-0.40
 -0.26
 -0.32
 -0.07
 -0.12
 -0.18
 -0.32
 -0.10
 -0.13
 -0.13
 -0.29
 -0.22
 -0.42
 -0.41
 -0.32
 -0.36
 -0.36
 -0.19
 -0.30
 -0.49
 -0.20
 -0.18
 -0.46
 -0.38
 -0.29
 -0.08
 -0.19
 -0.49
 -0.56
 -0.30
 -0.23
 -0.67
 -0.47
 -0.37
 -0.36
 -0.46
 -0.41
 -0.55
 -0.48
 -0.37
 -0.44
 -0.47
 -0.71
 -0.42
 -0.35
 -0.64
 -0.73
 -0.60
 -0.51
 -0.55
 -0.58
 -0.68
 -0.63
 -0.48
 -0.60
 -0.68
 -0.65
 -0.55
 -0.48
 -0.77
 -0.69
 -0.54
 -0.71
 -0.77
 -0.67
 -0.63
 -0.63
 -0.72
 -0.88
 -0.76
 -0.65
 -0.60
 -0.78
 -0.88
 -0.75
 -0.72
 -0.70
 -0.80
 -0.80
 -0.81
 -0.85
 -0.71
 -0.83
 -0.91
 -0.82
 -0.74
 -0.72
 -0.88
 -0.84
 -0.79
 -0.82
 -0.80
 -0.88
 -0.92
 -0.82
 -0.93
 -0.75
 -0.80
 -0.96
 -0.89
 -0.89
 -0.67
 -0.88
 -1.03
 -0.95
 -0.86
 -0.86
 -0.86
 -0.80
 -0.89
 -0.96
 -0.88
 -0.80
 -1.00
 -1.00
 -0.79
 -0.89
 -0.94
 -0.83
 -0.86
 -1.02
 -1.00
 -0.81
 -0.89
 -0.91
 -0.88
 -0.91
 -1.01
 -0.96
 -0.91
 -0.98
 -0.92
 -0.91
 -0.89
 -0.87
 -0.99
 -0.92
 -0.91
 -0.90
 -0.93
 -0.82
 -0.88
 -1.03
 -0.84
 -0.94
 -0.96
 -0.84
 -0.91
 -0.92
 -0.78
 -0.88
 -0.96
 -0.97
 -0.90
 -0.87
 -0.91
 -0.91
 -0.86
 -0.90
 -0.77
 -0.81
 -0.92
 -0.93
 -0.85
 -1.07
 -0.95
 -0.71
 -0.78
 -0.91
 -0.84
 -0.89
 -0.92
 -0.79
 -0.86
 -0.91
 -1.03
 -0.82
 -0.67
 -0.81
 -0.89
 -0.91
 -0.77
 -0.82
 -0.91
 -0.86
 -0.83
 -0.84
 -0.84
 -0.78
 -0.96
 -0.76
 -0.66
 -0.84
 -0.88
 -0.84
 -0.81
 -0.86
 -0.79
 -0.82
 -0.83
 -0.75
 -0.73
 -0.82
 -0.79
 -0.74
 -0.76
 -0.79
 -0.84
 -0.85
 -0.69
 -0.71
 -0.69
 -0.75
 -0.64
 -0.73
 -0.76
 -0.69
 -0.72
 -0.80
 -0.70
 -0.62
 -0.66
 -0.63
 -0.69
 -0.60
 -0.66
 -0.60
 -0.32
 -0.87
 -0.64
 -0.62
 -0.77
 -0.65
 -0.44
-1.00
 -0.71
 -0.75
 -0.50
 -0.46
 -0.57
 -0.73
 -0.67
 -0.38
 -0.55
 -0.79
 -0.49
 -0.27
 -0.65
 -0.72
 -0.45
 -0.36
 -0.64
 -0.70
 -0.26
 -0.25
 -0.80
 -0.51
 -0.18
 -0.53
 -0.66
 -0.43
 -0.32
 -0.39
 -0.50
 -0.50
 -0.40
 -0.35
 -0.38
 -0.43
 -0.40
 -0.36
 -0.35
 -0.39
 -0.38
 -0.27
 -0.22
 -0.31
 -0.38
 -0.27
 -0.71
 -0.27
 -0.32
 -0.22
 -0.65
 -0.28
 -0.28
 -0.29
 -0.35
 -0.30
 -0.42
 -0.32
 -0.36
 -0.28
 -0.33
 -0.35
 -0.36
 -0.38
 -0.35
 -0.31
 -0.33
 -0.32
 -0.37
 -0.28
 -0.35
 -0.33
 -0.32
 -0.32
 -0.32
 -0.32
 -0.32
 -0.36
 -0.32
 -0.28
 -0.43
 -0.35
 -0.47
 -0.43
 -0.55
 -0.31
 -0.28
 -0.43
 -0.29
 -0.36
 -0.30
 -0.32
 -0.30
 0.81
 -0.99
 -0.66
 -0.44
 0.00
 -0.34
 -0.32
 -0.06
 -0.28
 -0.27
 -0.28
 -0.36
 -0.14
 -0.17
 -0.31
 -0.19
 -0.25
 -0.26
 -0.14
 -0.20
 -0.22
 -0.08
 -0.09
 -0.26
 -0.27
 -0.15
 0.03
 -0.02
 -0.21
 -0.02
 0.03
 -0.10
 -0.21
 -0.04
 0.03
 -0.03
 -0.07
 -0.07
 0.00
 0.03
 -0.05
 -0.01
 0.02
 0.09
 -0.06
 -0.11
 0.10
 0.08
 -0.09
 -0.02
 0.11
 -0.05
 0.04
 0.17
 0.02
 0.02
 -0.05
 0.09
 0.05
 -0.00
 0.14
 0.04
 0.12
 0.12
 0.08
 0.01
 0.15
 0.13
 0.15
 0.11
 0.10
 0.08
 0.18
 0.21
 0.08
 0.14
 0.09
 0.15
 0.17
 0.14
 0.11
 0.18
 0.20
 0.15
 0.09
 0.21
 0.18
 0.11
 0.16
 0.25
 0.04
 0.24
 0.10
 0.24
 0.19
 0.20
 0.15
 0.26
 0.11
 0.16
 0.20
 0.16
 0.17
 0.36
 0.08
 0.06
 0.32
 0.09
 0.17
 0.18
 0.17
 0.20
 0.14
 0.17
 0.19
 0.18
 0.17
 0.15
 0.19
 0.17
 0.16
 0.17
 0.20
 0.18
 0.15
 0.21
 0.13
 0.14
 0.22
 0.15
 0.14
 0.21
 0.13
 0.17
 0.19
 0.19
 0.10
 0.19
 0.13
 0.20
 0.16
 0.17
 0.17
 0.18
 0.17
 0.14
 0.13
 0.16
 0.20
 0.16
 0.19
 0.14
 0.02
 0.19
 0.12
 0.04
 0.12
 0.17
 0.19
 0.03
 0.21
 0.25
 0.04
 0.20
 0.20
 0.08
 0.15
 0.16
 0.10
 0.19
 0.08
 0.04
 0.18
 0.19
 0.06
 0.09
 0.14
 0.22
 0.05
 0.19
 0.10
 0.02
 0.15
 0.15
 -0.04
 0.06
 0.14
 0.20
 0.07
 0.02
 0.02
 0.08
 0.18
 0.02
 -0.04
 -0.13
 0.07
 0.09
 -0.09
 -0.06
 0.01
 -0.02
 -0.05
 -0.05
 -0.15
 -0.14
 0.05
 -0.05
 -0.22
 -0.08
 -0.08
 -0.06
 -0.16
 -0.13
 -0.03
 -0.16
 -0.11
 -0.08
 -0.13
 -0.10
 -0.09
 -0.12
 -0.12
 -0.09
 -0.07
 -0.11
 -0.14
 -0.08
 -0.14
 -0.05
 -0.08
 -0.13
 -0.05
 -0.16
 -0.10
 -0.11
 -0.14
 -0.21
 -0.29
 -0.29
 0.04
 0.04
 -0.22
 -0.23
],
figure('Renderer', 'painters', 'Position', [10 10 900 900])
plot3(x,y,z)
grid on
hold on
plot3(0,0,0,'o')
[X,Y,Z]=sphere(50);
hold on
plot3(X,Y,Z)